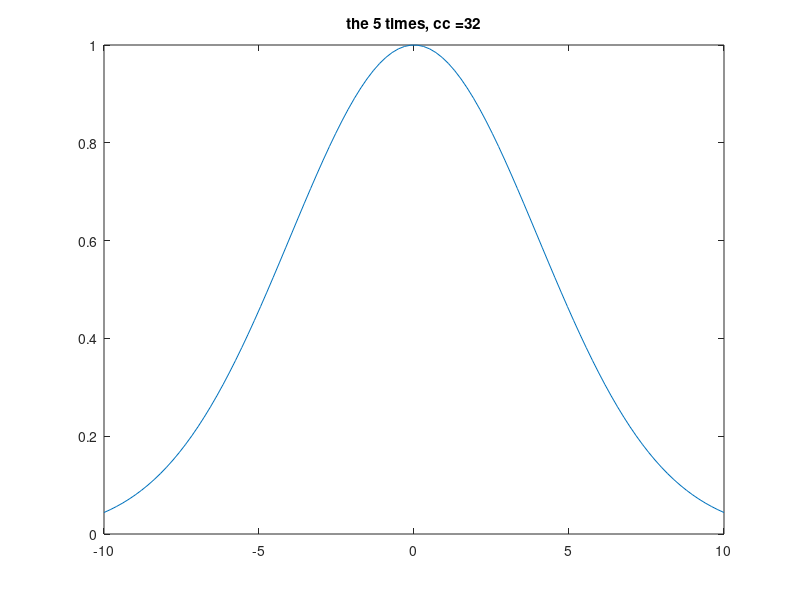

Recreate this plot in MATLAB.
% 一些平平无奇的画图技巧
x = linspace(-10,10);
cc = [0.1, 0.5 , 1, 5, 32];
for i = 1 :length(cc)
    y = exp(-x.^2./cc(i));
    plot(x,y)
    title(['the ',num2str(i),' times, cc =', num2str(cc(i))])
    pause(0.5)
end
